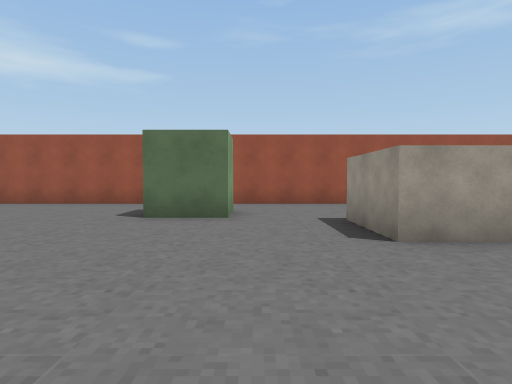
view 1 (above)

24 first-person views from a walk through a Unity game level. The camera is 1.3 m above the floor, tilts 2° down and sees 75° across. The floor is counted in squares, 2 m on a side. Each view is taken from the middle of a square. On the plan, view 1 faces up. The plan holds only what a view shows up to about 10 squares ahead; the rest is blank. The place goes on beyond the plan.

view 2
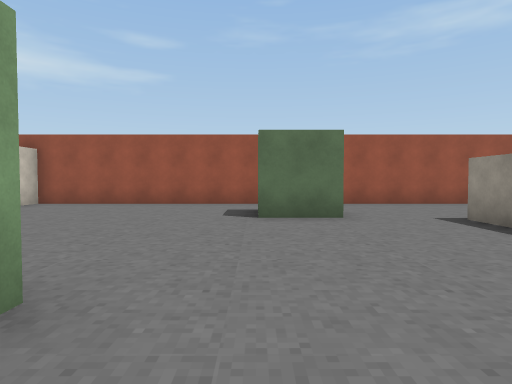

view 3
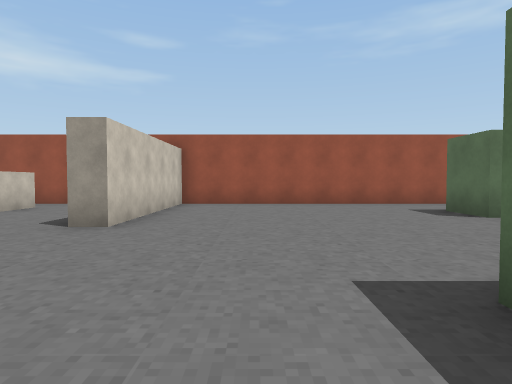

view 4
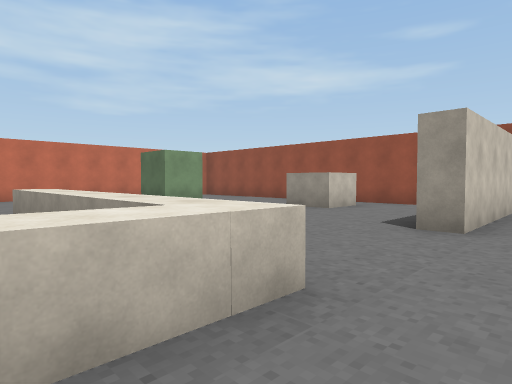

view 5
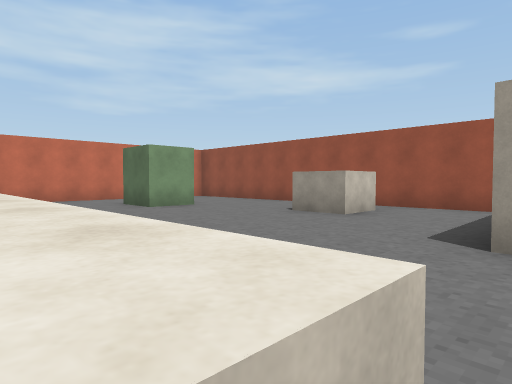

view 6
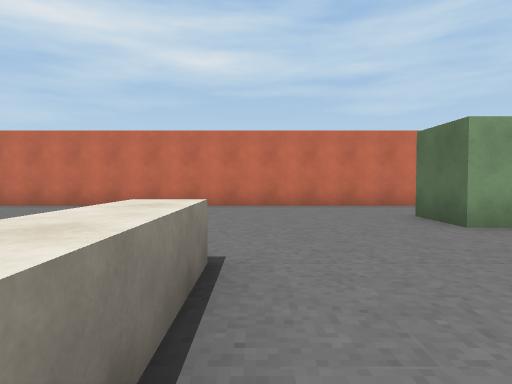

view 7
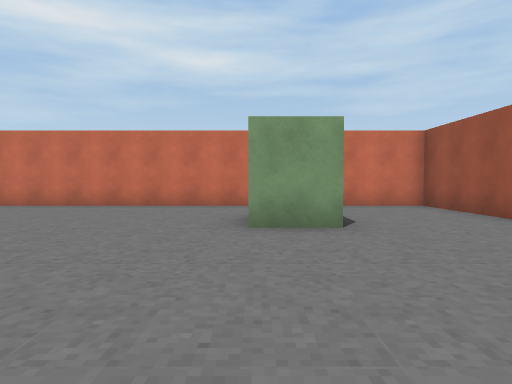

view 8
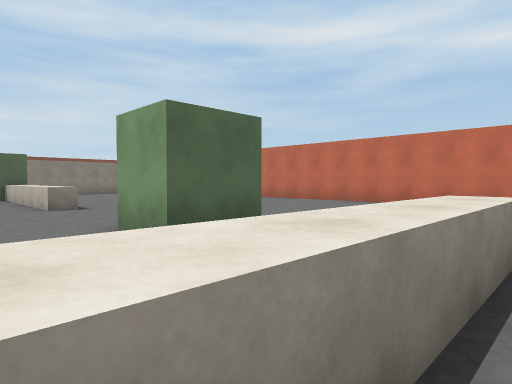

view 9
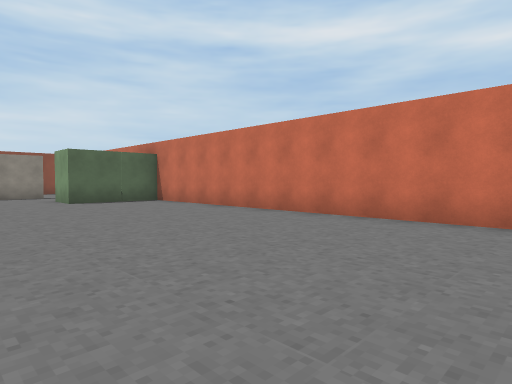

view 10
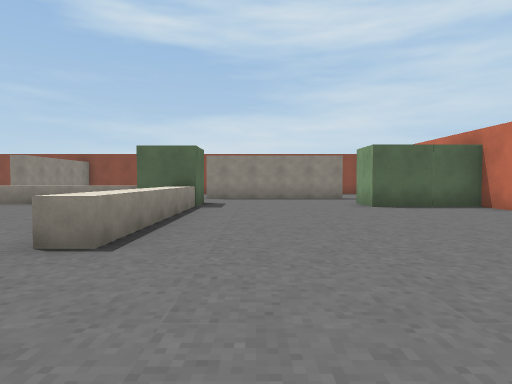

view 11
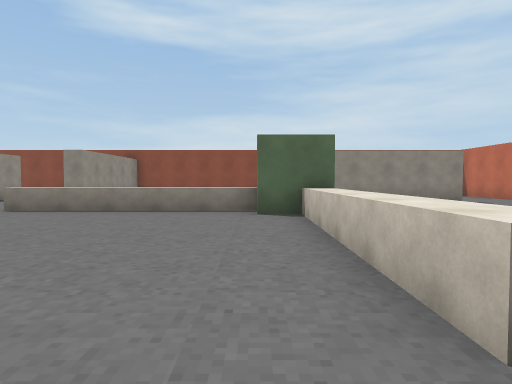

view 12
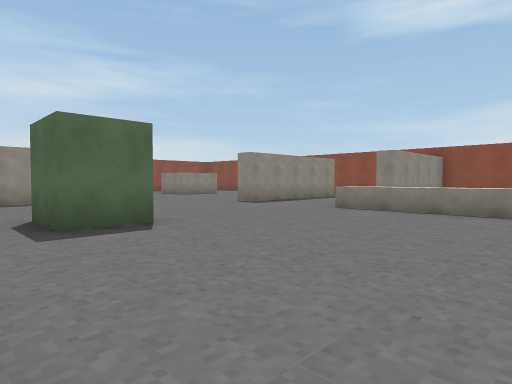

view 13
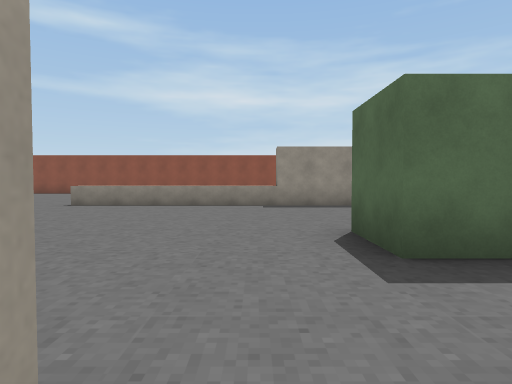

view 14
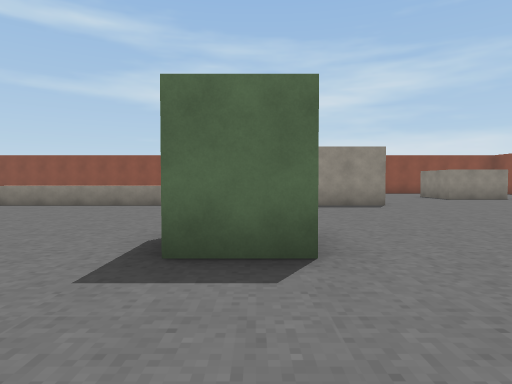

view 15
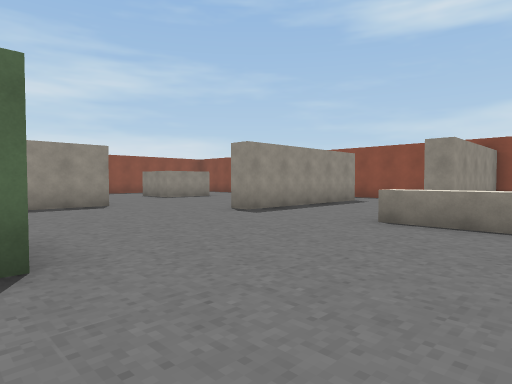

view 16
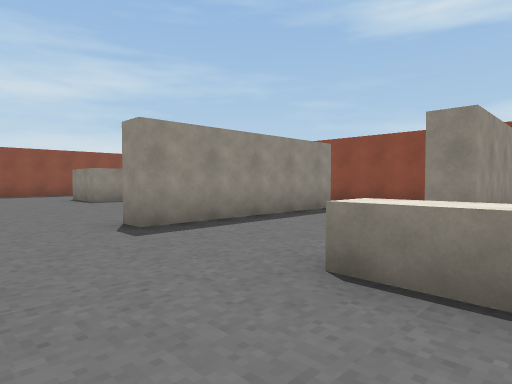

view 17
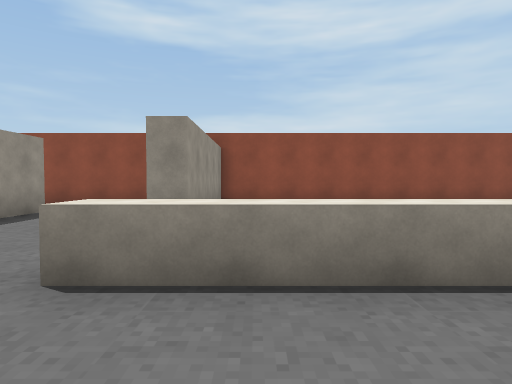

view 18
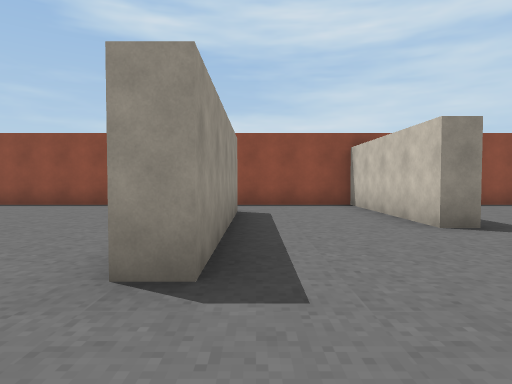

view 19
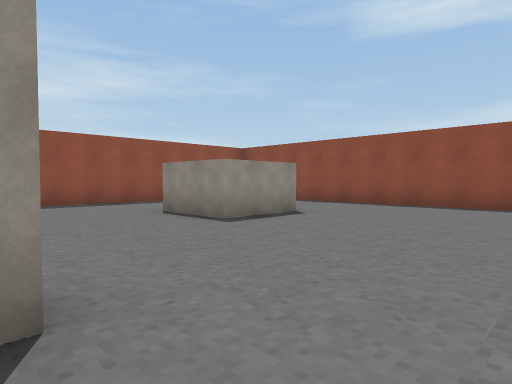

view 20
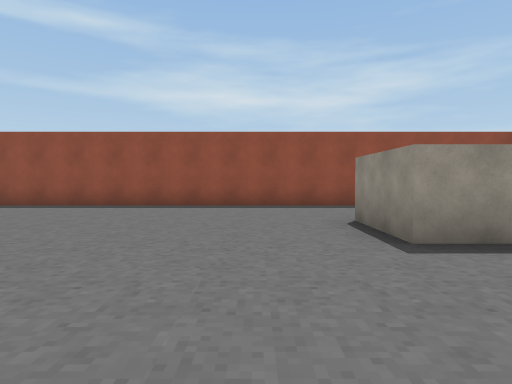

view 21
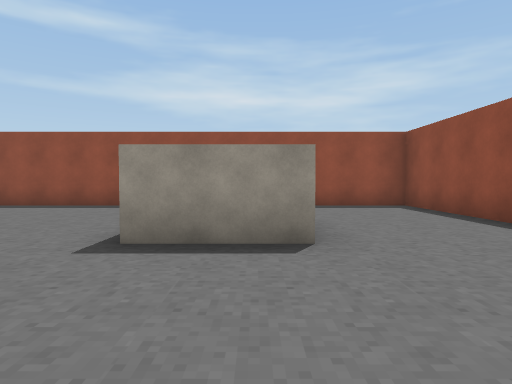

view 22
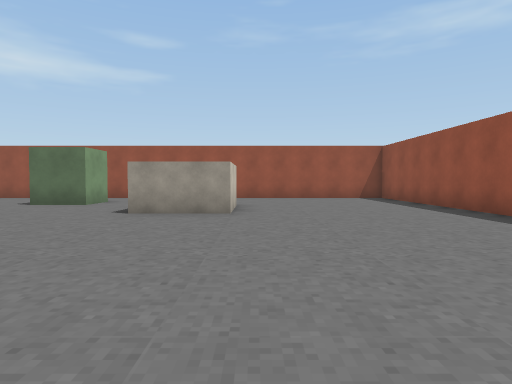

view 23
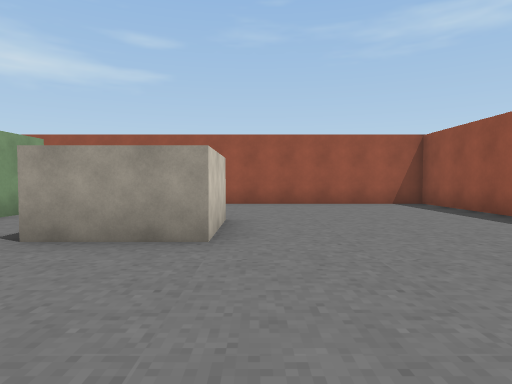

view 24
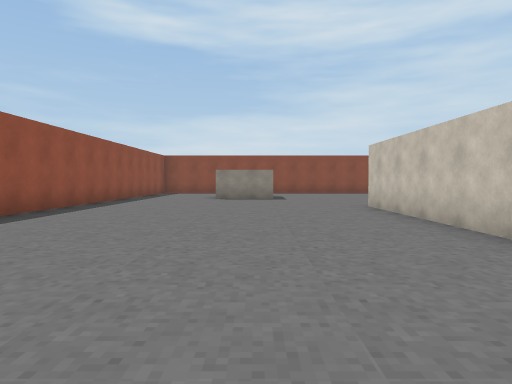

### Floor plan
Key: @ floor where view 1 was taken; # wall or solid block; . floor; ^ raised ledge; B box; L block.
Columns run from 20 left of view 1 to 9 right of it. Each row starts with its distance up from view 1.
 10 ####    ######################
  9 #....   ....#................#
  8 #...... L...#................#
  7 #.......L...#.....BB.........#
  6 #..BB.......#.....BB.........#
  5 #..BB.......#.........##.....#
  4 #.....................##.....#
  3 #........  ..................#
  2 #............................
  1 #......^^^^^....B...........
  0 #...       ^...   ..@.......
 -1 #......           ...^.....
 -2 #......BB.      .....^ ...
 -3 #.........    .......^ ...
 -4 #.........  #........^.....
 -5 #....................^...... #
 -6 #.......^............#.......#
 -7 #.......^......BB....#.......#
 -8 #.......^............#.......#
 -9 #.......^............#.......#
-10 #.......^............#.......#
-11 #BBB....B....................#
-12  BBB....B#^^^^^..............#
-13    .....   .......#..........#
-14               ....#.....##...#
-15    #####     .#...#.....#   .#
-16             ..#...# ........ #
-17            .. #...  .........#
-18            .. #...  .........#
-19       ########################

Positions as (right, up) in squares from view 1, and headings:
1: (0, 0), facing up
2: (-2, 0), facing up
3: (-6, 0), facing up
4: (-7, 0), facing up-left
5: (-8, 1), facing up-left
6: (-11, 2), facing left
7: (-11, 5), facing left
8: (-10, 2), facing down-left
9: (-14, -1), facing down-left
10: (-14, -3), facing down
11: (-11, -5), facing down
12: (-10, -5), facing down-right
13: (-8, -5), facing right
14: (-8, -7), facing right
15: (-8, -7), facing down-right
16: (-7, -10), facing down-right
17: (-7, -10), facing down
18: (-3, -10), facing down
19: (-1, -10), facing down-right
20: (0, -12), facing right
21: (0, -15), facing right
22: (4, -3), facing up
23: (4, 0), facing up
24: (4, -2), facing down
